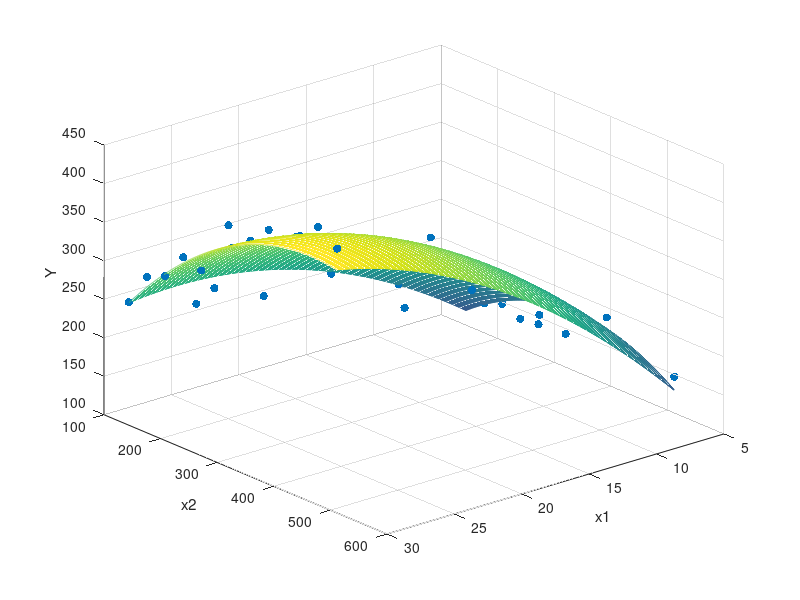

Reproduce this figure in MATLAB.
clear
clc
data = [5	5	5	5	5	5	5	10	10	10	10	10	10	10	15	15	15	15	15	15	15	20	20	20	20	20	20	20	25	25	25	25	25	25	25	30	30	30	30	30	30	30
144	176	208	240	272	320	512	144	176	208	240	272	320	512	144	176	208	240	272	320	512	144	176	208	240	272	320	512	144	176	208	240	272	320	512	144	176	208	240	272	320	512
135.346	138.193	147.369	137.871	140.782	143.022	146.985	179.075	230.787	236.99	240.18	232.734	248.473	249.812	218.834	242.56	276.038	282.54	293.582	320.17	279.204	215.68	286.505	313.645	334.782	325.526	332.145	337.282	231.54	261.884	324.214	343.436	367.167	372.446	340.181	259.584	302.132	313.351	347.63	340.478	414.03	443.249
]';
x1 = data(:,1);
x2 = data(:,2);
y = data(:,3);
X = [ones(size(x1)) x1.*x1 x1 x2.*x2 x2 x1.*x2];
[b,bint] = regress(y,X)
scatter3(x1,x2,y,'filled')
hold on
x1fit = min(x1):0.5:max(x1);
x2fit = min(x2):0.5:max(x2);
[X1FIT,X2FIT] = meshgrid(x1fit,x2fit);
YFIT = b(1)+ b(2)*X1FIT.*X1FIT+b(3)*X1FIT + b(4)*X2FIT.*X2FIT + b(5)*X2FIT + b(6)*X1FIT.*X2FIT;
mesh(X1FIT,X2FIT,YFIT)
xlabel('x1')
ylabel('x2')
zlabel('Y')
view(140,30)
